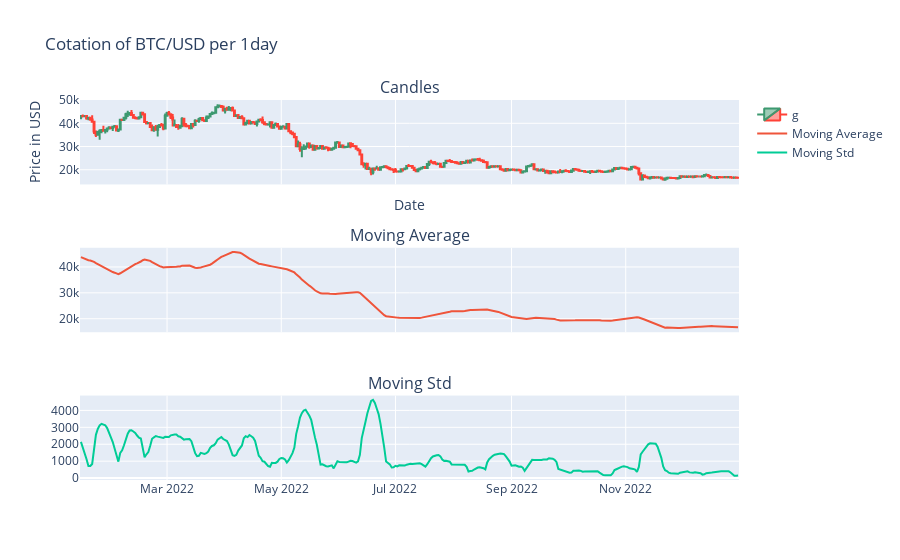

Notebook code cell kept with this figure:
### Code cell
#We can visualize the data along with its moving statistics. A  stationnary time series must have these features constants in time #


def arima_viz_with_indicator(data, symbol, interval) :

    fig = make_subplots(rows=3, cols=1, shared_xaxes=True, subplot_titles=['Candles', 'Moving Average', 'Moving Std'])
    candle = go.Candlestick(x=data['datetime'],
                                        open=data['open'],
                                        high=data['high'],
                                        low=data['low'],
                                        close=data['close'], name = "Price")

    fig.add_trace(candle, row=1, col =1)


    ma_trace=go.Scatter(x=data['datetime'], y=data['ma'], mode='lines', name="Moving Average", yaxis='y2')

    fig.add_trace(ma_trace, row=2, col=1)

    mstd_trace=go.Scatter(x=data['datetime'], y=data['mstd'], mode='lines', name="Moving Std", yaxis='y3')

    fig.add_trace(mstd_trace, row=3, col=1)

    
    fig.update_layout(title='Cotation of ' + str(symbol) + ' per ' + str(interval) ,
                  xaxis_title='Date',
                  yaxis_title='Price in USD',
                  xaxis_rangeslider_visible=False)



    fig.show()

arima_viz_with_indicator(data,symbol, interval)

### Figure 1 — Plotly figure (JSON) as saved in the notebook; plotly's stock layout.template omitted (floating-point values rounded to 4 significant figures; data arrays with more than 128 entries replaced by an {"elided": "..."} marker saying what was removed)
{"data": [{"close": {"elided": "352 float values"}, "high": {"elided": "352 float values"}, "low": {"elided": "352 float values"}, "name": "g", "open": {"elided": "352 float values"}, "type": "candlestick", "x": {"elided": "352 str values"}, "xaxis": "x", "yaxis": "y"}, {"mode": "lines", "name": "Moving Average", "type": "scatter", "x": {"elided": "352 str values"}, "xaxis": "x2", "y": {"elided": "352 float values"}, "yaxis": "y2"}, {"mode": "lines", "name": "Moving Std", "type": "scatter", "x": {"elided": "352 str values"}, "xaxis": "x3", "y": {"elided": "352 float values"}, "yaxis": "y3"}], "layout": {"annotations": [{"font": {"size": 16}, "showarrow": false, "text": "Candles", "x": 0.5, "xanchor": "center", "xref": "paper", "y": 1, "yanchor": "bottom", "yref": "paper"}, {"font": {"size": 16}, "showarrow": false, "text": "Moving Average", "x": 0.5, "xanchor": "center", "xref": "paper", "y": 0.6111, "yanchor": "bottom", "yref": "paper"}, {"font": {"size": 16}, "showarrow": false, "text": "Moving Std", "x": 0.5, "xanchor": "center", "xref": "paper", "y": 0.2222, "yanchor": "bottom", "yref": "paper"}], "title": {"text": "Cotation of BTC/USD per 1day"}, "xaxis": {"anchor": "y", "domain": [0, 1], "matches": "x3", "rangeslider": {"visible": false}, "showticklabels": false, "title": {"text": "Date"}}, "xaxis2": {"anchor": "y2", "domain": [0, 1], "matches": "x3", "showticklabels": false}, "xaxis3": {"anchor": "y3", "domain": [0, 1]}, "yaxis": {"anchor": "x", "domain": [0.7778, 1], "title": {"text": "Price in USD"}}, "yaxis2": {"anchor": "x2", "domain": [0.3889, 0.6111]}, "yaxis3": {"anchor": "x3", "domain": [0, 0.2222]}}}
